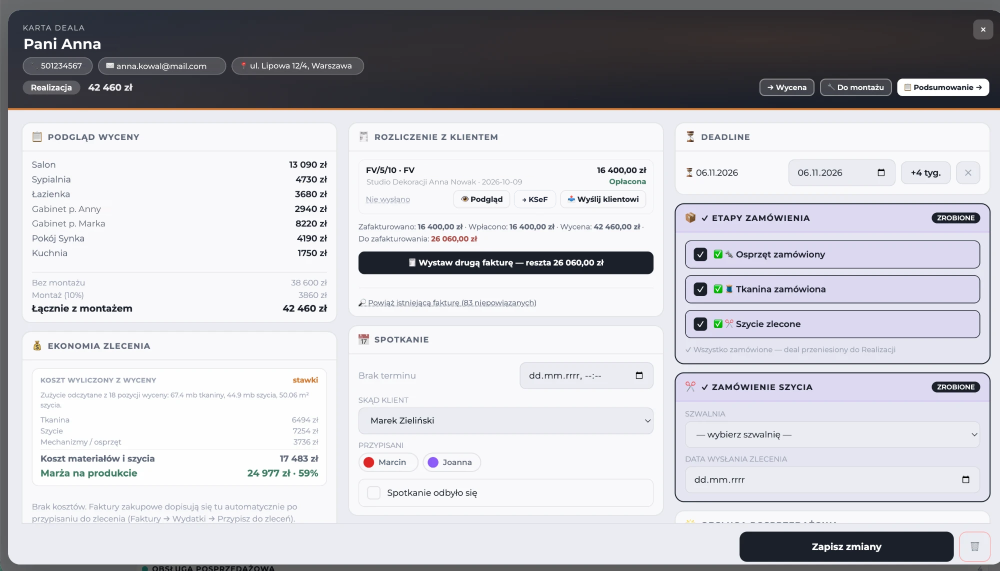
#> input picture social/src/deal-card.png, 2000 x 1141 px (shown at 1/2 size)
$ python render_faktury.py
#> lines starting #> are read from the running program, lines starting #| are printed output that depends on the picture
### social/render_carousel.py
"""Karuzela na Instagram (5 slajdów 1080x1350) z karty deala. Najpierw: python3 social/anonymize_deal_card.py ...
Uruchom: CHROMIUM_PATH=... python3 social/render_carousel.py"""
import os, pathlib
from PIL import Image, ImageFilter
from playwright.sync_api import sync_playwright
from render import ROOT, PUB, OUT, CSS

SRC = ROOT / 'social' / 'src'
TMP = ROOT / 'social' / 'out' / '_crop'
TMP.mkdir(parents=True, exist_ok=True)
SS = 2  # współczynnik supersamplingu: rendering w 2160x2700, potem zmniejszenie do 1080x1350

card = Image.open(SRC / 'deal-card.png')
#> card is the input picture: PIL image 2000x1141 RGB; mean R, G, B 194.5, 194.3, 199.6
modal = Image.open(SRC / 'deal-opinie.png')
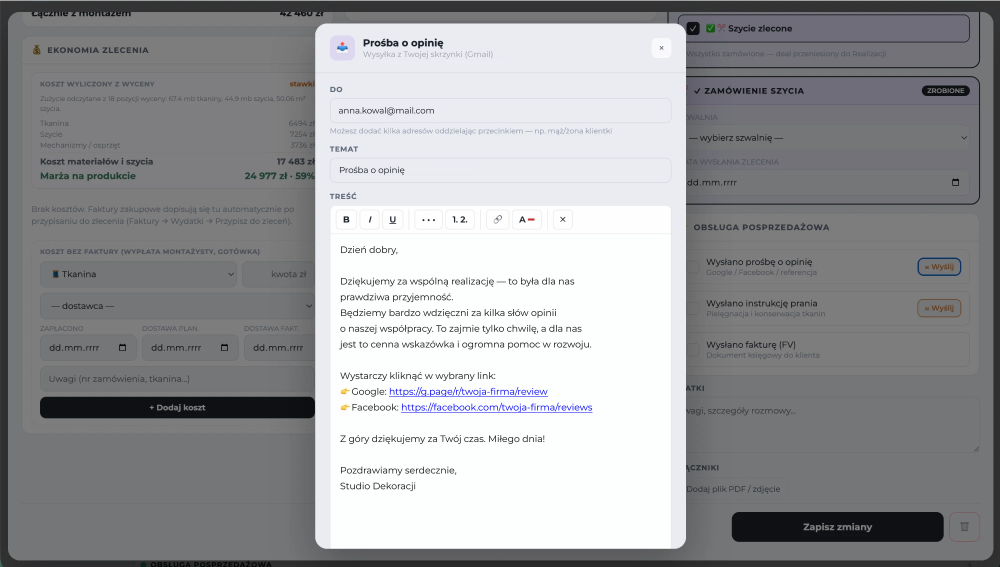
#> input picture social/src/deal-opinie.png, 2000 x 1134 px (shown at 1/2 size)
#> modal is the input picture: PIL image 2000x1134 RGB; mean R, G, B 153.3, 154.3, 156.9
invmail = Image.open(SRC / 'deal-faktura-mail.png')
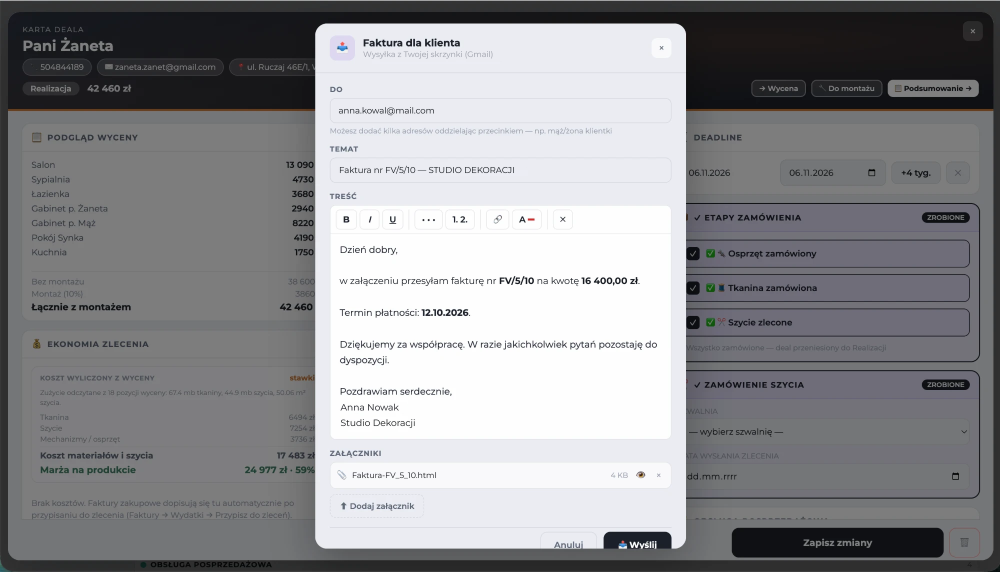
#> input picture social/src/deal-faktura-mail.png, 2000 x 1143 px (shown at 1/2 size)
#> invmail is the input picture: PIL image 2000x1143 RGB; mean R, G, B 142.4, 142.7, 145.6

# (plik, obraz, kadr, szerokość ramki w px, eyebrow, nagłówek, podtytuł)
SLIDES = [
  ('karuzela-1', card, (16, 20, 1330, 1028), 940, 'Karta deala', 'Cała realizacja<br><em>w jednej karcie</em>',
   'Wycena, rozliczenie z klientem, ekonomia zlecenia i terminy — wszystko, czego potrzebujesz przy zleceniu, pod ręką.'),
  ('karuzela-2', card, (697, 232, 1327, 640), 940, 'Faktury', 'Fakturę wyślesz mailem<br><em>i przekażesz do KSeF</em>',
   'Zaliczka, faktura końcowa, podgląd PDF, wysyłka do klienta i KSeF — prosto z karty zlecenia, bez przepisywania danych.'),
  ('karuzela-3', invmail, (636, 53, 1366, 1040), 540, 'Faktury', 'Mail z fakturą<br><em>gotowy w kilka sekund</em>',
   'Temat, treść i załącznik z fakturą uzupełniają się z szablonu — sprawdzasz i klikasz Wyślij.'),
  ('karuzela-4', card, (44, 652, 674, 1046), 940, 'Ekonomia zlecenia', 'Wiesz, ile zarabiasz<br><em>na zleceniu</em>',
   'Koszt tkaniny, szycia i osprzętu wyliczony z wyceny oraz marża na produkcji — zanim zamkniesz zlecenie.'),
  ('karuzela-5', card, (1350, 245, 1980, 730), 940, 'Realizacja i montaż', 'Terminy i etapy<br><em>zawsze pod kontrolą</em>',
   'Termin realizacji i montażu, etapy zamówienia (osprzęt, tkanina, szycie), spotkania i przypisanie ekipy w jednym miejscu.'),
  ('karuzela-6', modal, (636, 53, 1366, 850), 620, 'Opinie klientów', 'Prośbę o opinię<br><em>wysyłasz jednym kliknięciem</em>',
   'Gotowy mail z linkami do Google i Facebooka, wysyłany z Twojej skrzynki — Gmail, Outlook lub własnej.'),
]

EXTRA = """
.shot{margin:auto;height:auto;padding:14px}
.shot img{width:100%}
.shotin{height:auto}
.dots{display:flex;gap:12px;align-items:center}
.dots i{width:12px;height:12px;border-radius:50%;background:#d6d9e0}
.dots i.on{background:#e8703a;width:34px;border-radius:8px}
.foot{margin-top:40px}
.foot .cta{font-size:25px;font-weight:500;color:#b45a12;letter-spacing:.04em}
"""

# [11 lines left out: function html, not called in this run]

def main(slides=None):
    slides = slides or SLIDES
    with sync_playwright() as p:
        b = p.chromium.launch(executable_path=os.environ.get('CHROMIUM_PATH') or None)
        pg = b.new_page(viewport={'width': 1080, 'height': 1350}, device_scale_factor=SS)
        for n, (name, img, box, width, ey, t, s) in enumerate(slides):
            crop = TMP / f'{name}.png'
            c = img.crop(box)
            # powiększenie z wyprzedzeniem (Lanczos) + lekkie wyostrzenie, zamiast skalowania w przeglądarce
            inner = (width - 28) * SS
            c = c.resize((inner, round(c.height * inner / c.width)), Image.LANCZOS)
            c = c.filter(ImageFilter.UnsharpMask(radius=2.2, percent=140, threshold=2))
            c.save(crop)
            f = OUT / f'{name}.html'
            f.write_text(html(n, len(slides), crop, width, ey, t, s), encoding='utf-8')
            pg.goto(f'file://{f}', wait_until='networkidle')
            pg.evaluate('document.fonts.ready')
            raw = OUT / f'{name}.raw.png'
            pg.screenshot(path=str(raw))
            Image.open(raw).convert('RGB').resize((1080, 1350), Image.LANCZOS).save(OUT / f'{name}.png', optimize=True)
            raw.unlink()
            f.unlink()
            print(name)
        b.close()

# [2 lines that do not run on import are left out]

### social/render_faktury.py
"""Karuzela „Faktury” (5 slajdów 1080x1350) ze zrzutów w social/src/faktury-*.png oraz deal-card.png.
Uruchom: CHROMIUM_PATH=... python3 social/render_faktury.py"""
from PIL import Image
from render_carousel import SRC, main

lista = Image.open(SRC / 'faktury-lista.png')
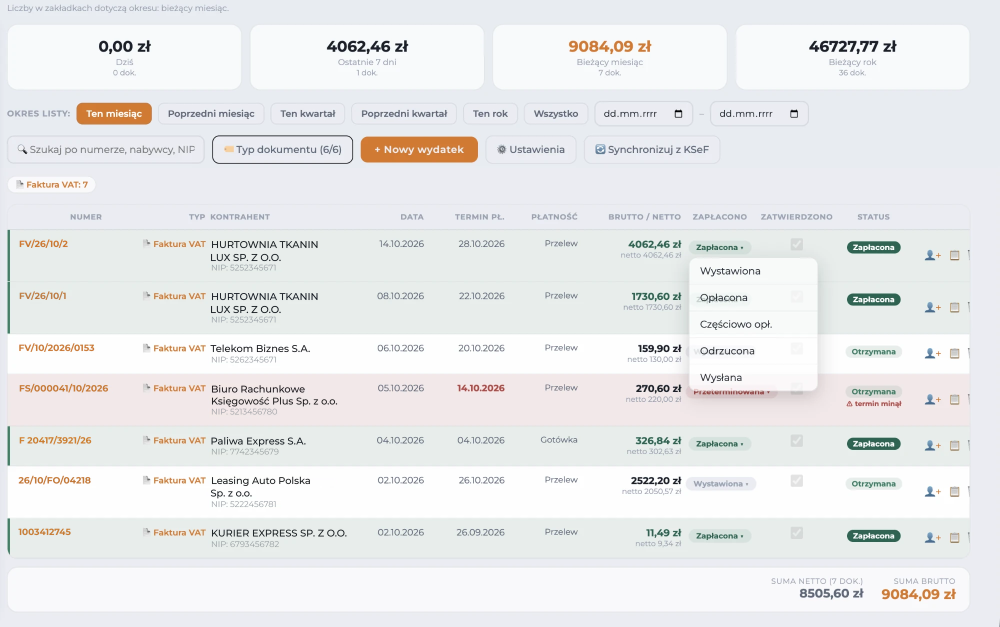
#> input picture social/src/faktury-lista.png, 2000 x 1253 px (shown at 1/2 size)
#> lista is the input picture: PIL image 2000x1253 RGB; mean R, G, B 234.1, 235, 235.8
nowa = Image.open(SRC / 'faktury-nowa.png')
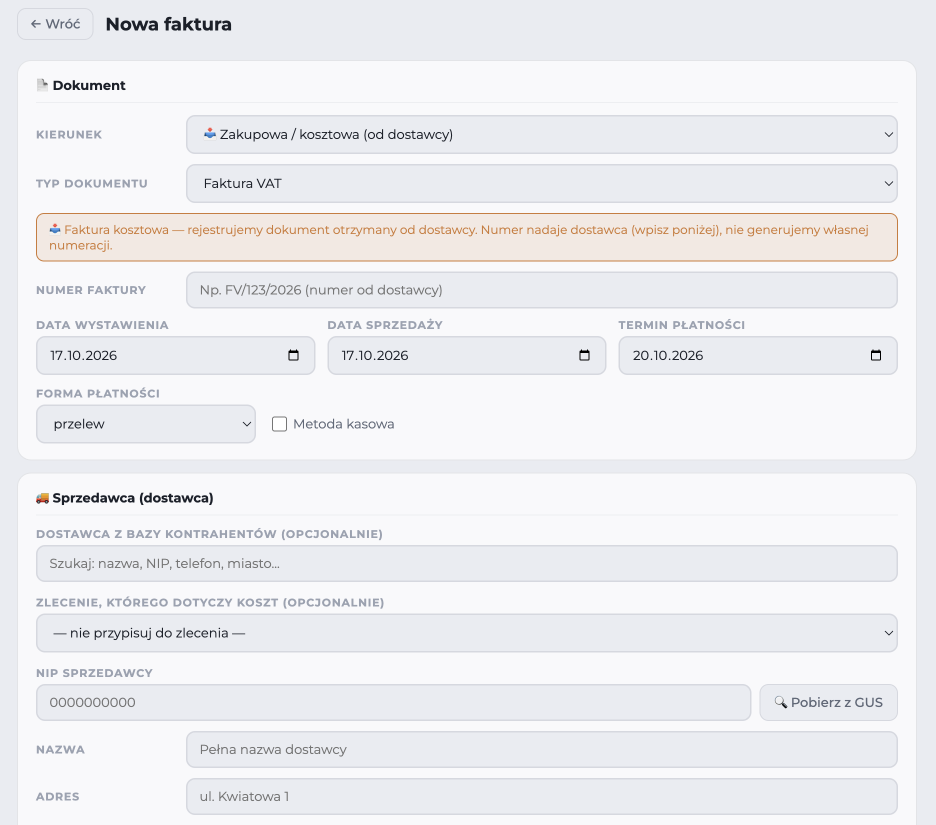
#> input picture social/src/faktury-nowa.png, 1872 x 1650 px (shown at 1/2 size)
#> nowa is the input picture: PIL image 1872x1650 RGBA; mean R, G, B, A 238.2, 238.5, 241.4, 255
deal = Image.open(SRC / 'deal-card.png')

BG = (237, 238, 243)  # tło stron aplikacji

def join(img, y0, y1, x_left_end, x_right_start, x0, x1):
    """Skleja lewy i prawy fragment wiersza, pomijając pusty środek."""
    l = img.crop((x0, y0, x_left_end, y1)); r = img.crop((x_right_start, y0, x1, y1))
    out = Image.new('RGB', (l.width + r.width, y1 - y0))
    out.paste(l, (0, 0)); out.paste(r, (l.width, 0))
    return out

def stack(parts, gap=16, bg=BG):
#> called with gap = 18, bg = (232, 236, 241)
    w = max(p.width for p in parts)
    out = Image.new('RGB', (w, sum(p.height for p in parts) + gap * (len(parts) - 1)), bg)
    y = 0
    for p in parts:
        out.paste(p, (0, y)); y += p.height + gap
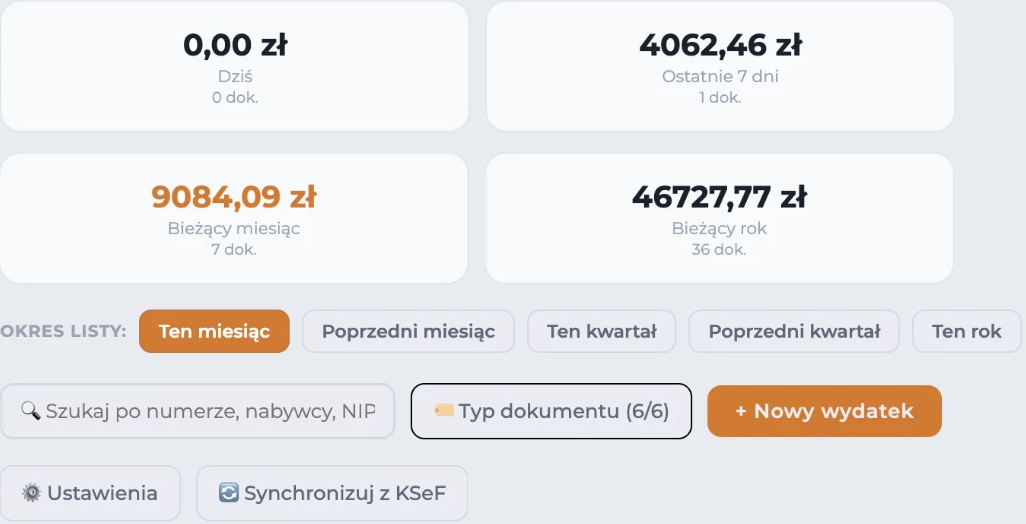
#> out: PIL image 1026x524 RGB; mean R, G, B 233.9, 233.6, 234.6
#> after the loop, y = 542
    return out

def full(img): return (0, 0, img.width, img.height)

# 2) zestawienia: kafelki 2x2 + okresy + pasek narzędzi
zestawienia = stack([
    lista.crop((14, 48, 968, 182)), lista.crop((986, 48, 1940, 182)),
    lista.crop((14, 200, 1040, 256)), lista.crop((14, 266, 960, 330)), lista.crop((972, 266, 1440, 330)),
], gap=18, bg=lista.getpixel((5, 5)))

# 3) statusy: prawa część tabeli z rozwiniętą listą statusów
statusy = lista.crop((1200, 410, 1940, 900))

# 4) nowa faktura: kierunek/typ + dostawca/zlecenie/NIP
nowa_j = stack([
    join(nowa, 230, 410, 930, 1420, 35, 1832),
    join(nowa, 1040, 1445, 930, 1420, 35, 1832),
], gap=24, bg=nowa.getpixel((5, 5)))
#> in join, `out = Image.new('RGB', (l.width + r.width, y1 - y0))`: out: PIL image 1307x180 RGB; every value is 0
#> in join (call 2), `out = Image.new('RGB', (l.width + r.width, y1 - y0))`: out: PIL image 1307x405 RGB; every value is 0
#> call 2 of stack, with gap = 24, bg = (234, 236, 241, 255)
#> in stack (call 2), `w = max(p.width for p in parts)`: w = 1307
#> the loop in stack (call 2), `for p in parts:` made 2 passes
#> y on passes 1 to 2: 204, 633
#> after the loop in stack (call 2), `for p in parts:`:
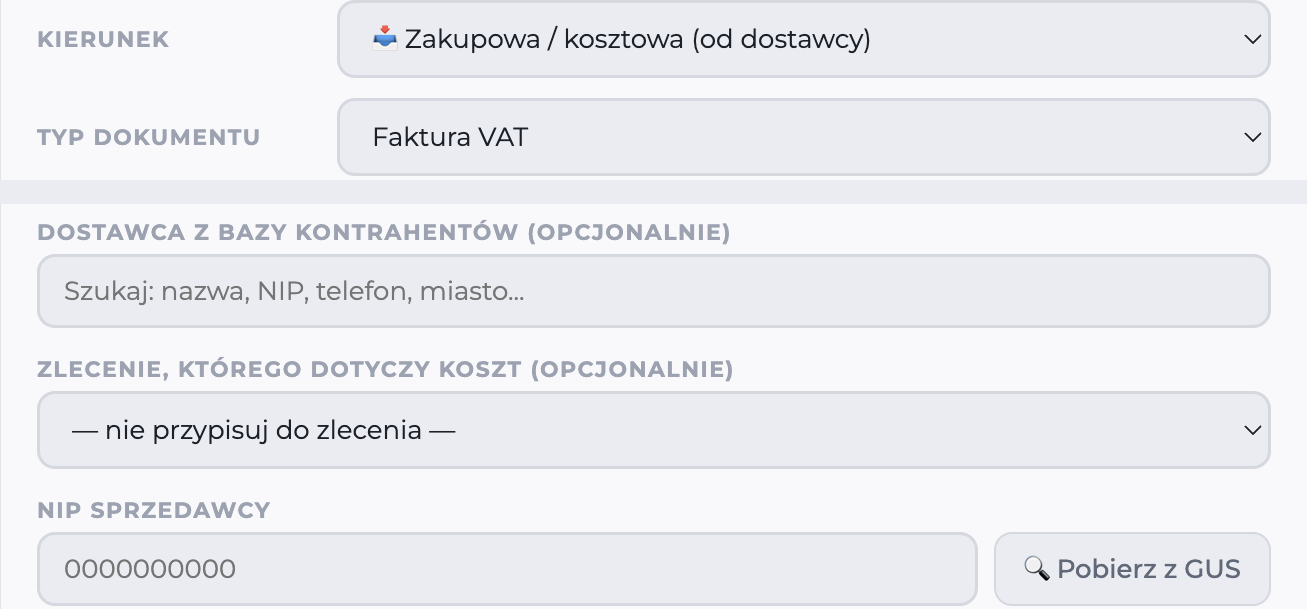
#> out: PIL image 1307x609 RGB; mean R, G, B 235.8, 237.1, 241.1
#> after the loop in stack (call 2), `for p in parts:`: y = 633

# 5) pod jednym dealem: rozliczenie z klientem + ekonomia zlecenia
deal_j = stack([deal.crop((697, 232, 1327, 640)), deal.crop((44, 652, 674, 1046))], gap=18, bg=deal.getpixel((690, 250)))
#> call 3 of stack, with gap = 18, bg = (235, 236, 242)
#> in stack (call 3), `w = max(p.width for p in parts)`: w = 630
#> after the loop in stack (call 3), `for p in parts:`:
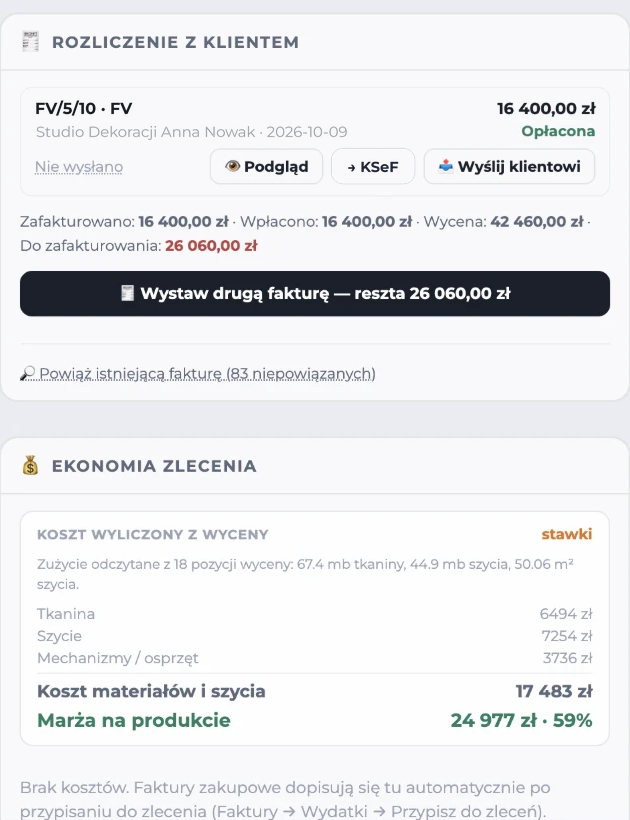
#> out: PIL image 630x820 RGB; mean R, G, B 232.4, 233.2, 235.5
#> after the loop in stack (call 3), `for p in parts:`: y = 838

SLIDES = [
  ('faktury-1', lista, (0, 8, 1950, 1240), 940, 'Faktury', 'Faktury i księgowość<br><em>w jednym miejscu</em>',
   'Faktury sprzedażowe i kosztowe, KSeF, statusy, zestawienia i wyszukiwanie — wszystko w tej samej aplikacji co wyceny i CRM.'),
  ('faktury-2', zestawienia, full(zestawienia), 940, 'Zestawienia i filtry', 'Cała sprzedaż<br><em>na pierwszy rzut oka</em>',
   'Dziś, 7 dni, miesiąc i rok — z kwotami i liczbą dokumentów. Okres listy zmieniasz jednym kliknięciem, dokumenty wyszukasz po numerze, nabywcy lub NIP.'),
  ('faktury-3', statusy, full(statusy), 740, 'Statusy i oznaczenia', 'Każda faktura<br><em>pod kontrolą</em>',
   'Wystawiona, wysłana, częściowo opłacona, opłacona, odrzucona — status zmieniasz z listy. Przeterminowane dokumenty są od razu podświetlone.'),
  ('faktury-4', nowa_j, full(nowa_j), 940, 'Nowa faktura', 'Sprzedaż i koszty<br><em>przypisane do zleceń</em>',
   'Fakturę wystawiasz albo rejestrujesz w kilka chwil, dane dostawcy pobierasz po NIP z GUS, a koszt przypisujesz do konkretnego zlecenia.'),
  ('faktury-5', deal_j, full(deal_j), 540, 'Pełna kontrola', 'Pod jednym dealem:<br><em>koszty, przychody, marża</em>',
   'Faktury przypisane do zlecenia składają się w jedno rozliczenie: ile zafakturowano, ile wpłynęło i jaka została marża.'),
]

if __name__ == '__main__':
    main(SLIDES)
#> in main, `slides = slides or SLIDES`: slides = 5 items
#> (the call stopped at in main, `with sync_playwright() as p:`: playwright is not available in this run)
